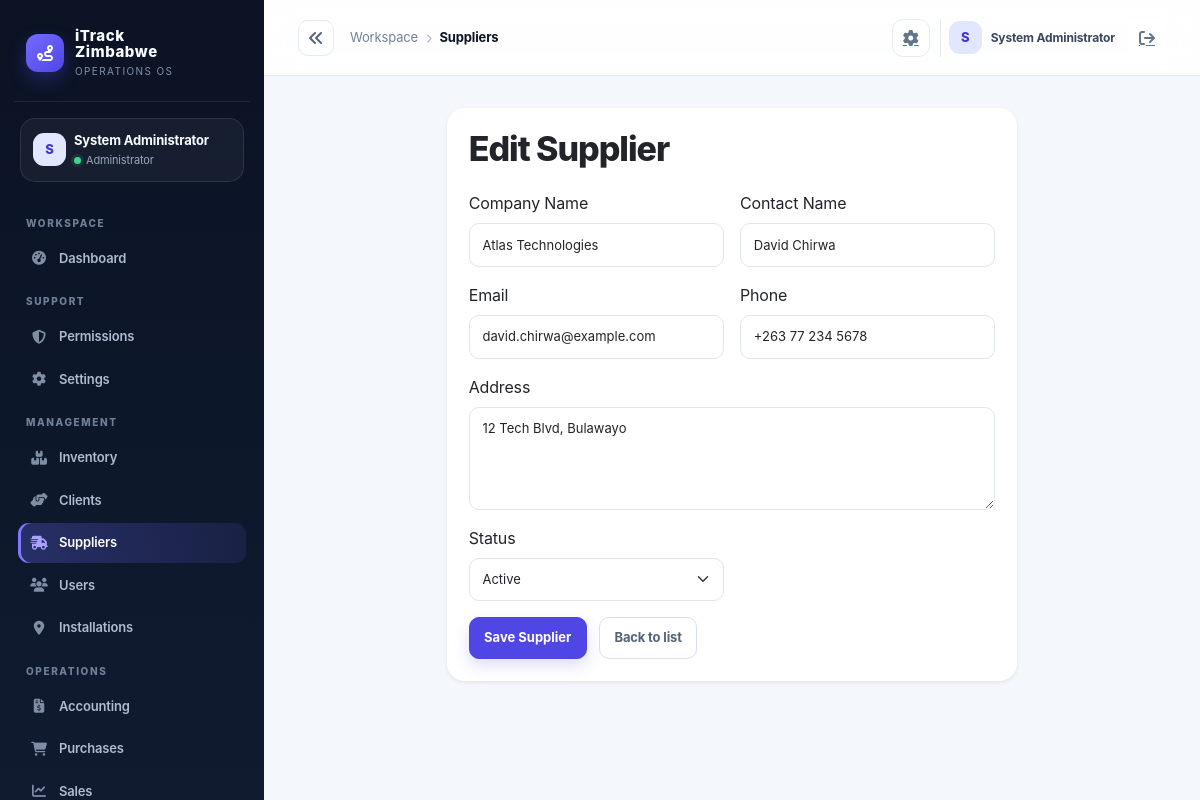
The page /index.php?controller=supplier&action=edit&id=2 (signed in) on the database its author committed.
### tables this page shows
CREATE TABLE IF NOT EXISTS suppliers (
  id INT AUTO_INCREMENT PRIMARY KEY,
  company_name VARCHAR(150) NOT NULL,
  contact_name VARCHAR(150),
  email VARCHAR(150),
  phone VARCHAR(50),
  address TEXT,
  status VARCHAR(20) NOT NULL DEFAULT 'active',
  created_at TIMESTAMP DEFAULT CURRENT_TIMESTAMP
);

### app/controllers/SupplierController.php (called while the page is built, shortened)
<?php
require_once dirname(__DIR__) . '/core/Controller.php';
require_once dirname(__DIR__) . '/models/Supplier.php';
class SupplierController extends Controller
{
    private Supplier $supplierModel;
    public function __construct()
    {
        $this->supplierModel = new Supplier();
    }
    public function edit(): void
    {
        $id = $this->sanitizeInt($_GET['id'] ?? 0);
        $supplier = $this->supplierModel->find($id);
        $this->view('suppliers/form', [
            'title' => 'Edit Supplier',
            'mode' => 'edit',
            'supplier' => $supplier,
        ]);
    }
}

### public/index.php (called while the page is built, shortened)
<?php
$uri = $_SERVER['REQUEST_URI'] ?? '/';
$controllerKey = $_GET['controller'] ?? null;
$actionKey = $_GET['action'] ?? null;
$route = $controllerKey ? [
    'controller' => ucfirst($controllerKey) . 'Controller',
    'action' => $actionKey ?? 'index',
] : Router::route($uri);
$actionName = $route['action'];
$controller = new $controllerName();
$controller->$actionName();

### app/config/env.php (called while the page is built, shortened)
<?php
function loadEnv(): array
{
    static $loaded = null;
    if ($loaded !== null) {
        return $loaded;
    }
    $loaded = [];
    $envPath = dirname(__DIR__, 2) . '/.env';
    if (!is_readable($envPath)) {
        return $loaded;
    }
    return $loaded;
}
function env(string $key, $default = null)
{
    $vars = loadEnv();
    $value = getenv($key);
    return $value !== false ? $value : $default;
}

### app/config/app.php (called while the page is built)
<?php
require_once __DIR__ . '/env.php';
return [
    'app_name' => env('APP_NAME', 'iTrack Zimbabwe'),
    'environment' => strtolower((string) env('APP_ENV', 'development')),
    'db_driver' => strtolower((string) env('DB_DRIVER', 'auto')),
    'db_sqlite_path' => (string) env('DB_SQLITE_PATH', dirname(__DIR__, 2) . '/storage/itrack.sqlite'),
    'allow_registration' => filter_var(env('APP_ALLOW_REGISTRATION', !in_array(strtolower((string) env('APP_ENV', 'development')), ['prod', 'production'], true)), FILTER_VALIDATE_BOOLEAN),
    'session_secure' => filter_var(env('APP_SESSION_SECURE', false), FILTER_VALIDATE_BOOLEAN),
    'mail_from' => env('MAIL_FROM', 'no-reply@localhost'),
    'public_url' => rtrim((string) env('APP_PUBLIC_URL', ''), '/'),
    'debug' => filter_var(env('APP_DEBUG', false), FILTER_VALIDATE_BOOLEAN),
    'base_url' => env('APP_BASE_URL', '/itrack-zimbabwe'),
    'db' => [
        'host' => env('DB_HOST', '127.0.0.1'),
        'port' => env('DB_PORT', '3306'),
        'name' => env('DB_NAME', 'itrack_zimbabwe'),
        'user' => env('DB_USER', 'root'),
        'pass' => env('DB_PASS', ''),
    ],
    'session_name' => env('SESSION_NAME', 'itrack_session'),
    'csrf_token_name' => env('CSRF_TOKEN_NAME', 'csrf_token'),
    'upload_dir' => env('UPLOAD_DIR', dirname(__DIR__, 1) . '/uploads'),
    'openrouter_api_key' => env('OPENROUTER_API_KEY', ''),
    'openrouter_model' => env('OPENROUTER_MODEL', 'openrouter/free'),
];

### app/config/database.php (called while the page is built, shortened)
<?php
require_once dirname(__DIR__) . '/config/app.php';
class Database
{
    private static ?PDO $instance = null;
    public static function getInstance(): PDO
    {
        if (self::$instance === null) {
            $config = require dirname(__DIR__) . '/config/app.php';
            $mysqlEnabled = extension_loaded('pdo_mysql');
            if ($config['db_driver'] === 'sqlite') {
                self::$instance = self::createSqliteInstance($config);
            } elseif ($config['db_driver'] === 'mysql' || ($config['db_driver'] === 'auto' && $mysqlEnabled)) {
                try {
                    $dsn = sprintf('mysql:host=%s;port=%s;dbname=%s;charset=utf8mb4', $config['db']['host'], $config['db']['port'], $config['db']['name']);
                    self::$instance = new PDO($dsn, $config['db']['user'], $config['db']['pass'], [
                        PDO::ATTR_ERRMODE => PDO::ERRMODE_EXCEPTION,
                        PDO::ATTR_DEFAULT_FETCH_MODE => PDO::FETCH_ASSOC,
                        PDO::ATTR_EMULATE_PREPARES => false,
                    ]);
                } catch (PDOException $exception) {
                    if ($config['environment'] === 'production' || $config['db_driver'] === 'mysql') {
                        throw new RuntimeException('Unable to connect to the configured MySQL database.', 0, $exception);
                    }
                    self::$instance = self::createSqliteInstance($config);
                }
            } else {
                if ($config['environment'] === 'production' && $config['db_driver'] !== 'sqlite') {
                    throw new RuntimeException('Production requires DB_DRIVER=mysql or an explicit DB_DRIVER=sqlite configuration.');
                }
                self::$instance = self::createSqliteInstance($config);
            }
        }
        return self::$instance;
    }
}

### app/core/Model.php (called while the page is built, shortened)
<?php
require_once dirname(__DIR__) . '/config/database.php';
abstract class Model
{
    protected PDO $db;
    public function __construct()
    {
        $this->db = Database::getInstance();
    }
    protected function fetchOne(string $sql, array $params = []): ?array
    {
        $stmt = $this->db->prepare($sql);
        $stmt->execute($params);
        $row = $stmt->fetch();
        return $row === false ? null : $row;
    }
    protected function execute(string $sql, array $params = []): int
    {
        $stmt = $this->db->prepare($sql);
        $stmt->execute($params);
        return $stmt->rowCount();
    }
}

### app/models/Supplier.php (called while the page is built, shortened)
<?php
require_once dirname(__DIR__) . '/core/Model.php';
class Supplier extends Model
{
    public function find(int $id): ?array
    {
        return $this->fetchOne('SELECT * FROM suppliers WHERE id = :id', [':id' => $id]);
    }
}

### app/views/suppliers/form.php (the view, shortened to what this page needs)
<div class="row justify-content-center">
    <div class="col-lg-8">
        <div class="card shadow-sm border-0">
            <div class="card-body">
                <h2 class="h4 mb-4"><?= $mode === 'edit' ? 'Edit Supplier' : 'Create Supplier' ?></h2>
                <form method="post" class="row g-3">
                    <div class="col-md-6">
                        <label class="form-label">Company Name</label>
                        <input type="text" name="company_name" class="form-control" value="<?= htmlspecialchars($supplier['company_name'] ?? '', ENT_QUOTES, 'UTF-8') ?>" required>
                    </div>
                    <div class="col-md-6">
                        <label class="form-label">Contact Name</label>
                        <input type="text" name="contact_name" class="form-control" value="<?= htmlspecialchars($supplier['contact_name'] ?? '', ENT_QUOTES, 'UTF-8') ?>">
                    </div>
                    <div class="col-md-6">
                        <label class="form-label">Email</label>
                        <input type="email" name="email" class="form-control" value="<?= htmlspecialchars($supplier['email'] ?? '', ENT_QUOTES, 'UTF-8') ?>" required>
                    </div>
                    <div class="col-md-6">
                        <label class="form-label">Phone</label>
                        <input type="text" name="phone" class="form-control" value="<?= htmlspecialchars($supplier['phone'] ?? '', ENT_QUOTES, 'UTF-8') ?>" required>
                    </div>
                    <div class="col-12">
                        <label class="form-label">Address</label>
                        <textarea name="address" class="form-control" rows="4" required><?= htmlspecialchars($supplier['address'] ?? '', ENT_QUOTES, 'UTF-8') ?></textarea>
                    </div>
                    <div class="col-md-6">
                        <label class="form-label">Status</label>
                        <select name="status" class="form-select">
                            <option value="active" <?= isset($supplier['status']) && $supplier['status'] === 'active' ? 'selected' : '' ?>>Active</option>
                        </select>
                    </div>
                    <div class="col-12">
                        <button class="btn btn-primary" type="submit">Save Supplier</button>
                        <a class="btn btn-outline-secondary ms-2" href="/index.php?controller=supplier">Back to list</a>
                    </div>
                </form>
            </div>
        </div>
    </div>
</div>

### app/views/layouts/main.php (style rules this page uses)
:root { --ink:#0b1324; --ink-2:#111d33; --muted:#738096; --line:#e6ebf2; --canvas:#f4f7fb; --card:#fff; --brand:#4f46e5; --brand-2:#6d5dfc; --mint:#13b981; --amber:#f59e0b; --danger:#e25555; --shadow:0 16px 40px rgba(15,23,42,.06); }
* { box-sizing:border-box; }
body { background:var(--canvas); color:var(--ink); margin:0; font-family:Inter,ui-sans-serif,system-ui,-apple-system,"Segoe UI",sans-serif; letter-spacing:-.01em; }
a { color:inherit; }
main h2.h4 { font-size:clamp(25px,3vw,34px); font-weight:800; letter-spacing:-.045em; line-height:1.1; }
.card { border:1px solid var(--line); border-radius:18px; background:var(--card); box-shadow:var(--shadow); }
.card .card-body { padding:22px; }
.btn { border-radius:10px; font-weight:700; font-size:13px; padding:.63rem .9rem; }
.btn-primary { background:var(--brand); border-color:var(--brand); box-shadow:0 7px 15px rgba(79,70,229,.18); }
.form-control,.form-select { border-color:#dfe5ee; border-radius:10px; font-size:13px; padding:.7rem .8rem; }
.card > .card-body > h2, .card > .card-body > h3, .card > .card-body > h4, .card > .card-body > h5 { font-weight:800; letter-spacing:-.03em; }
.btn-outline-secondary { color:#56647a; border-color:#d9e0eb; }

### rows shown on the page
suppliers: company_name "Atlas Technologies", contact_name "David Chirwa", email "david.chirwa@example.com", phone "+263 77 234 5678", address "12 Tech Blvd, Bulawayo", status "Active"

### other values the page prints
$initials "S"
$user['name'] "System Administrator"
$role "Administrator"
$group "WORKSPACE"
$item['label'] "Dashboard"
$group "SUPPORT"
$item['label'] "Permissions"
$item['label'] "Settings"
$group "MANAGEMENT"
$item['label'] "Inventory"
$item['label'] "Clients"
$item['label'] "Suppliers"
$item['label'] "Users"
$item['label'] "Installations"
$group "OPERATIONS"
